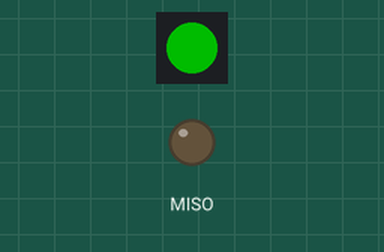
Bench run of a program on a simulated CircuitPython board. Parts: 1 RGB LEDs in strip order, left to right, output pins drawn as LEDs (lit = HIGH). Dim RGB values are drawn brighter than linear; what the program prints to the serial console is not drawn.

Above: at 0.15 s.
At 9.72 s:
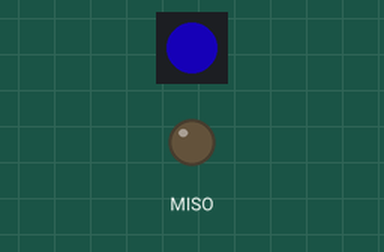
At 19.59 s:
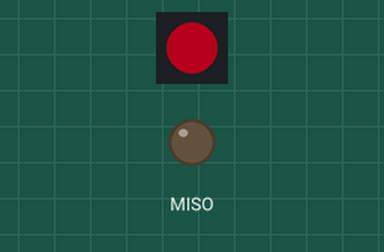
At 39.33 s:
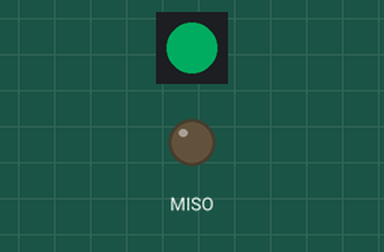
Timing chart, 0 to 40.0 s (numbered marks = the images above):
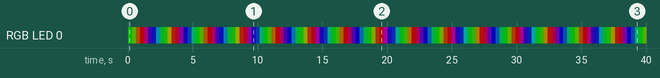

The program:

neopixel1.py
```python
# CircuitPython Main Program (code.py)
#
# This script first ensures the TFT display is fully shut down
# to conserve power, then initializes the onboard NeoPixel
# and runs a color cycle animation.
#
# PREREQUISITE LIBRARIES (Must be in your lib folder):
# 1. adafruit_bus_device (still useful for other components, though not strictly needed here)
# 2. neopixel

import board
import time
import displayio
import digitalio   # Needed for backlight control
import neopixel    # Library for NeoPixel control

# --- 1. Display Shutdown (Power Saving) ---

print("Starting power-saving routine: Disabling TFT Display.")

# A. Release Software Resources
try:
    displayio.release_displays()
    print("  -> Display software resources released.")
except Exception:
    pass # Ignore errors if displayio is not fully initialized

# B. Control Backlight Pin for Physical Power Off
try:
    # Attempt to use the standard backlight pin name for the Feather S3 TFT
    if hasattr(board, 'TFT_BACKLIGHT'):
        backlight = digitalio.DigitalInOut(board.TFT_BACKLIGHT)
        backlight.direction = digitalio.Direction.OUTPUT

        # Setting the pin low turns off the backlight (often wired to be active high)
        backlight.value = False
        print("  -> Backlight pin set LOW. Display should be off.")
    else:
        print("  -> WARNING: Backlight pin 'TFT_BACKLIGHT' not found.")

except Exception as e:
    print(f"FATAL ERROR during backlight control: {e}")

print("TFT Display shutdown sequence complete.")
print("-" * 40)


# --- 2. NeoPixel Setup ---

# Define the onboard NeoPixel. The Feather S3 TFT usually has 1 NeoPixel.
# Using 'board.NEOPIXEL' for the pin definition.
try:
    num_pixels = 1
    pixels = neopixel.NeoPixel(
        board.NEOPIXEL,
        num_pixels,
        brightness=0.3, # Keep brightness moderate
        auto_write=False
    )
    print("NeoPixel initialized successfully.")
except Exception as e:
    print(f"FATAL ERROR: Could not initialize NeoPixel: {e}")
    # Halt program if NeoPixel setup fails
    while True:
        time.sleep(1)

# Helper function to convert wheel position (0-255) to an RGB color tuple
def wheel(pos):
    # Input a value 0 to 255 to get a color value.
    # The colours are a transition r - g - b - back to r.
    if pos < 0 or pos > 255:
        return (0, 0, 0)
    if pos < 85:
        return (int(pos * 3), int(255 - pos * 3), 0)
    if pos < 170:
        pos -= 85
        return (int(255 - pos * 3), 0, int(pos * 3))
    pos -= 170
    return (0, int(pos * 3), int(255 - pos * 3))


# --- 3. Main Loop: NeoPixel Animation ---

print("Starting NeoPixel color cycle...")
i = 0

while True:
    # Cycle the color of the single NeoPixel
    color = wheel(i & 255)
    pixels[0] = color
    pixels.show()

    # Increment the color wheel index
    i += 1
    if i > 255:
        i = 0

    # Fast update rate for smooth animation
    time.sleep(0.01)
```

Measured:
- by itself, RGB LED 0: off → RGB(0, 76, 0) at 0.00 s, → RGB(26, 50, 0) 0.31 s later, → RGB(53, 23, 0) 0.31 s later, → RGB(72, 0, 3) 0.31 s later, … (130 changes in this stretch)
